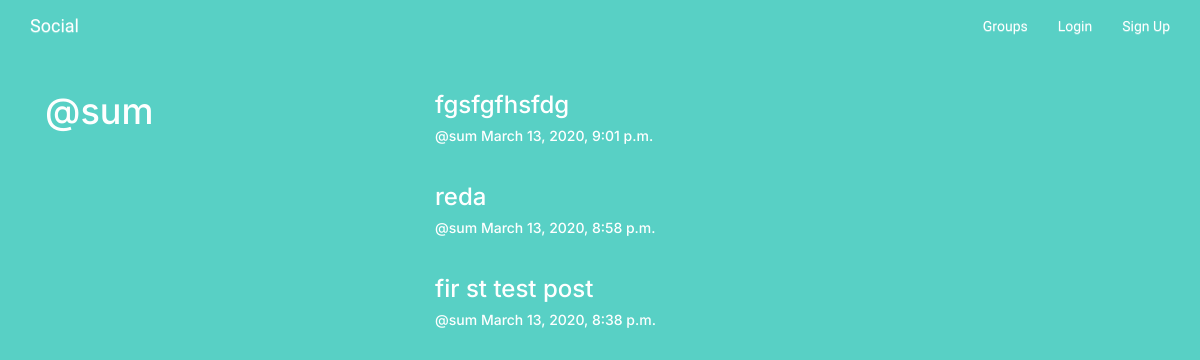
/posts/by/sum, run on the app's committed database.
### posts/models.py (models this page shows, shortened)
class Post(models.Model):
	user = models.ForeignKey(User, related_name='posts', on_delete= models.DO_NOTHING)
	created_at = models.DateTimeField(auto_now = True)
	message = models.TextField()
	message_html = models.TextField(editable=False)
	group = models.ForeignKey(Group, related_name ='posts', null=True, blank=True, on_delete= models.DO_NOTHING)
	class Meta:
		ordering =  ['-created_at'] #descending order
		unique_together = ['user', 'message']

### posts/views.py (the view)
# urls.py: url(r'^by/(?P<username>[-\w]+)', views.UserPosts.as_view(), name = 'for_user'),
class UserPosts(generic.ListView):
	model = models.Post
	template_name = 'posts/user_post_list.html'
	def get_queryset(self):
		try:
			self.post_user = User.objects.prefetch_related('posts').get(username__iexact=self.kwargs.get('username'))
		except User.DoesNotExist:
			raise Http404
		else:
			return self.post_user.posts.all()
	def get_context_data(self, **kwargs):
		context = super().get_context_data(**kwargs)
		context['post_user'] = self.post_user
		return context

### posts/templates/posts/user_post_list.html
{% extends "posts/post_base.html" %}
{% block prepost %}
<div class="col-md-4">
	<h1>@{{post_user.username}}</h1>
</div>
{% endblock %}
{% block post_content %}
<div class="col-md-8">
	{% for post in post_list %}
	{% include "posts/_post.html" %}
	{% endfor %}
</div>
{% endblock %}

### posts/templates/posts/_post.html (shortened to what this page needs)
<div class='post media'>
	<h3>{{post.message_html|safe}}</h3>
	<div class="media-body">
		<h5 class="media-heading">
		<span class='username'>
			<a href="{% url 'posts:for_user' username=post.user.username %}">@{{post.user.username}}</a>
		</span>
		<time class='time'>
			<a href="{% url 'posts:single' username=post.user.username pk=post.pk %}">
				{{post.created_at}}
			</a>
		</time>
		</h5>
	</div>
</div>

### static/social/css/master.css (style rules this page uses)
body { background-color: black; color: white; }
html, body { overflow: hidden; font-family: Comfortaa; }
body { background: #58D0C5; }
a { color:white; }

### data on the page
Post: message_html "fgsfgfhsfdg", user.username "sum", created_at "March 13, 2020, 9:01 p.m."
Post: message_html "reda", user.username "sum", created_at "March 13, 2020, 8:58 p.m."
Post: message_html "fir st test post", user.username "sum", created_at "March 13, 2020, 8:38 p.m."

### other printed values
{{ post_user.username }} "sum"
